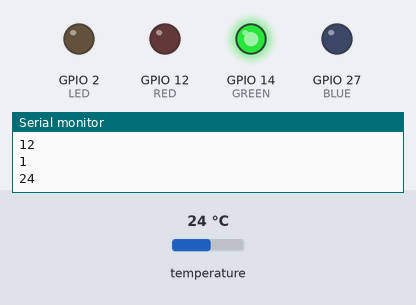
A sketch run on a simulated ESP32. On the bench: output pins drawn as LEDs (lit = HIGH), the last lines printed to the serial monitor. The inputs (shaded band) are chosen by the test bench; at power-on: temperature 24 °C. WiFi joins after 1.5 s; servers stay silent unless stated; no MQTT or app messages arrive unless stated; not simulated (calls return 0 or success): arduino_secrets.h.

Above: at 3.2 s.
3.3 s: temperature set to 37.3 °C
4.8 s: temperature set to 38.5 °C
At 6.1 s:
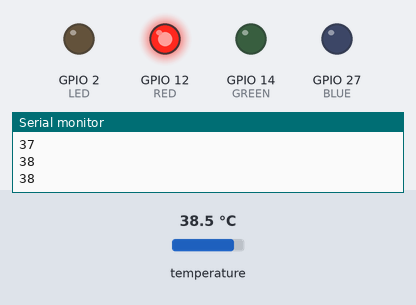
6.6 s: temperature set to 12 °C
At 7.1 s:
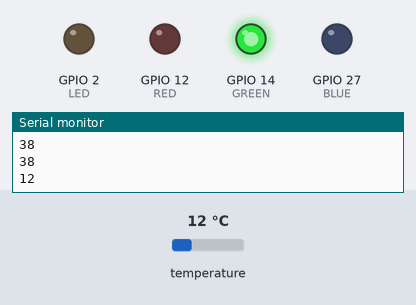
8.1 s: temperature set to 41 °C
At 9.4 s:
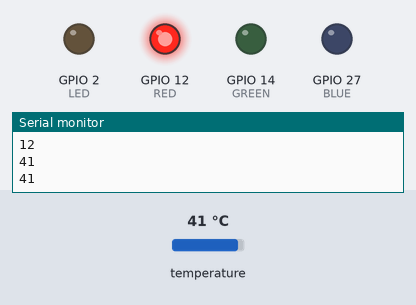
Timing chart, 0 to 10.6 s (numbered marks = the images above; inputs shaded):
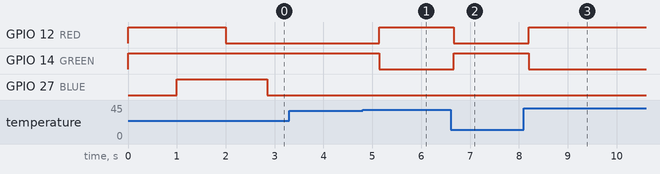

The sketch:

sketch.Ino.ino
```cpp
/*********
  Rui Santos
  Complete project details at https://RandomNerdTutorials.com/vs-code-platformio-ide-esp32-esp8266-arduino/
*********/

#include <Arduino.h>
#include "arduino_secrets.h"
#include <WiFi.h>
#include <OneWire.h>
#include <DallasTemperature.h>
#include "Led.h"
#include "mqtt.h"


OneWire ds(32u);
DallasTemperature dallasSensors(&ds);
DeviceAddress sensorAddress[2u];
void setup() {
  // put your setup code here, to run once:
  Serial.begin(115200);
  pinMode(LED, OUTPUT);
  pinMode(RED, OUTPUT);
  pinMode(GREEN, OUTPUT);
  pinMode(BLUE, OUTPUT);
  initWiFi();
  initMqtt();
  int c = add(5, 7);
  Serial.println(c);
  dallasSensors.begin();
  int connectedSensors = dallasSensors.getDeviceCount();
  Serial.println(connectedSensors);
  dallasSensors.getAddress(sensorAddress[0], 0);
  dallasSensors.setResolution(sensorAddress[0], 12u);
}

void loop() {
  dallasSensors.requestTemperatures();
  int t = dallasSensors.getTempC(sensorAddress[0]);
  Serial.println(t);
  if (t > 37) {
    red();
  } else {
    green();
  }
  // call poll() regularly to allow the library to send MQTT keep alive which
  // avoids being disconnected by the broker
  mqttClient.poll();
  // send message, the Print interface can be used to set the message contents
  mqttClient.beginMessage("temperature");
  mqttClient.print(t);
  mqttClient.endMessage();
}

void initWiFi() {
  WiFi.mode(WIFI_STA);
  WiFi.begin("WIFI", "PASSWORD");
  Serial.print("Connecting to WiFi ..");
  while (WiFi.status() != WL_CONNECTED) {
    digitalWrite(RED, HIGH);
    digitalWrite(GREEN, HIGH);
    delay(1000);
    white();
    Serial.print('.');
  }
  Serial.println(WiFi.localIP());
  digitalWrite(RED, LOW);
  digitalWrite(GREEN, HIGH);
  digitalWrite(BLUE, HIGH);
}


int add(int a, int b) {
  return a + b;
}
```

Led.h
```cpp
#define LED 2
#define RED 12
#define GREEN 14
#define BLUE 27

void white() {
  digitalWrite(RED, HIGH);
  digitalWrite(GREEN, HIGH);
  digitalWrite(BLUE, HIGH);
}

void red() {
  digitalWrite(RED, HIGH);
  digitalWrite(GREEN, LOW);
  digitalWrite(BLUE, LOW);
}

void blue() {
  digitalWrite(RED, LOW);
  digitalWrite(GREEN, LOW);
  digitalWrite(BLUE, HIGH);
}

void green() {
  digitalWrite(RED, LOW);
  digitalWrite(GREEN, HIGH);
  digitalWrite(BLUE, LOW);
}

void yellow() {
  digitalWrite(RED, HIGH);
  digitalWrite(GREEN, HIGH);
  digitalWrite(BLUE, LOW);
}

void azure() {
  digitalWrite(RED, LOW);
  digitalWrite(GREEN, HIGH);
  digitalWrite(BLUE, HIGH);
}

void pink() {
  digitalWrite(RED, HIGH);
  digitalWrite(GREEN, LOW);
  digitalWrite(BLUE, HIGH);
}

void dance(int d) {
  white();
  delay(d);
  pink();
  delay(d);
  green();
  delay(d);
  azure();
  delay(d);
  yellow();
  delay(d);
  red();
  delay(d);
  blue();
  delay(d);
  green();
  delay(d);
}
```

mqtt.h
```cpp
#include <ArduinoMqttClient.h>

char ssid[] = SECRET_SSID;  // your network SSID (name)
char pass[] = SECRET_PASS;

WiFiClient wifiClient;
MqttClient mqttClient(wifiClient);

const char broker[] = "perfect-politician.cloudmqtt.com";
int port = 1883;
const char topic[] = "temperature";

void initMqtt() {
  Serial.println(broker);
  Serial.println(port);
  mqttClient.setUsernamePassword(ssid, pass);
  if (!mqttClient.connect(broker, port)) {
    Serial.print("MQTT connection failed! Error code = ");
    Serial.println(mqttClient.connectError());
    while (1);
  }
}
```

Measured:
- the behaviour switches between 37.9 and 38 °C on temperature (found by bisection; images 0 and 1)
- after the input at 4.8 s, GPIO 12 (RED): LOW → HIGH after 0.34 s; GPIO 14 (GREEN): HIGH → LOW after 0.34 s
- after the input at 6.6 s, GPIO 12 (RED): HIGH → LOW after 0.07 s; GPIO 14 (GREEN): LOW → HIGH after 0.07 s
- after the input at 8.1 s, GPIO 12 (RED): LOW → HIGH after 0.10 s; GPIO 14 (GREEN): HIGH → LOW after 0.10 s
